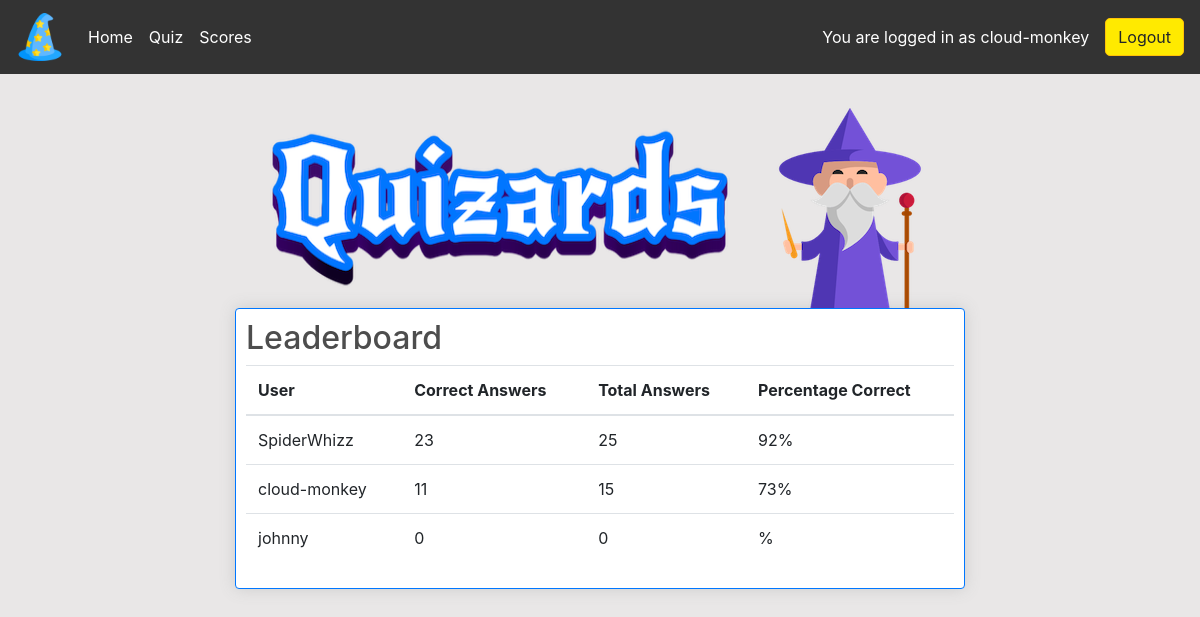
Page /scores/ (signed in) on the committed database.
### quiz/models.py (models this page shows)
class CustomUserModel(AbstractUser):
    birthdate = models.DateField(null=True, blank=True)

### quiz/views.py (the view)
# urls.py: path('scores/', ScoresPage.as_view(), name='scores'),
class ScoresPage(TemplateView):
    template_name = 'scores.html'
    def get_context_data(self, **kwargs):
        context = super().get_context_data(**kwargs)
        CustomUser = get_user_model()  # Retrieve the custom user model
        scores = CustomUser.objects.annotate(
            correct_answers=Count('useranswer', filter=F('useranswer__is_correct')),
            total_answers=Count('useranswer'),
            percentage_correct=Count('useranswer', filter=F('useranswer__is_correct')) * 100.0 / Count('useranswer')
        ).order_by('-percentage_correct')[:5]  # Get top 5 users by percentage
        context['scores'] = scores  # Add scores to context
        return context

### templates/scores.html
{% extends 'base.html' %}
{% load static %}
{% block content %}
<div class="row scores-center">
    <div class="col-lg-8">
        <div class="quiz-page-header">
            <img src="/static/images/quizards-text-logo.webp" alt="Quizards text logo">
            <img src="/static/images/quizzard-img.webp" alt="Quizard character">
        </div>
        <div class="box-element question-card mx-auto">
            <h2 class="question-title">Leaderboard</h2>
            <table class="table">
                <thead>
                    <tr>
                        <th>User</th>
                        <th>Correct Answers</th>
                        <th>Total Answers</th>
                        <th>Percentage Correct</th>
                    </tr>
                </thead>
                <tbody>
                    {% for user in scores %}
                    <tr>
                        <td>{{ user.username }}</td>
                        <td>{{ user.correct_answers }}</td>
                        <td>{{ user.total_answers }}</td>
                        <td>{{ user.percentage_correct|floatformat:0 }}%</td>
                    </tr>
                    {% empty %}
                    <tr>
                        <td colspan="4">No scores available.</td>
                    </tr>
                    {% endfor %}
                </tbody>
            </table>
        </div>
    </div>
</div>
{% endblock content %}

### templates/base.html (shortened to what this page needs)
{% url 'account_login' as login_url %}
{% url 'account_signup' as signup_url %}
{% url 'account_logout' as logout_url %}
<!DOCTYPE html>
{% load static %}
<html lang="en">
<head>
    <link rel="stylesheet" href="https://stackpath.bootstrapcdn.com/bootstrap/4.4.1/css/bootstrap.min.css"
>
    <link rel="stylesheet" type="text/css" href="{% static 'css/style.css' %}">
</head>
<body>
    <nav class="navbar navbar-expand-lg navbar-dark bg-dark">
        <a class="navbar-brand" href="/"><img class="logo-img"
                src="{% static 'images/favicon.ico' %}" alt="Quizards logo"></a>
        <div class="collapse navbar-collapse" id="navbarSupportedContent">
            <ul class="navbar-nav mr-auto">
                <li class="nav-item">
                    <a class="nav-link" href="{% url 'home' %}">Home</a>
                </li>
                <a class="nav-link" href="/quiz">Quiz</a>
                <a class="nav-link" href="/scores">Scores</a>
            </ul>
            <div class="form-inline my-2 my-lg-0">
                {% if user.is_authenticated %}
                <p class="text-end m-3 user-status">You are logged in as {{ user.username }}</p>
                <a href="{% url 'logout' %}" class="btn btn-warning">Logout</a>
                {% else %}
                <p class="text-end m-3 user-status">You are not logged in</p>
                <a href="{% url 'login' %}" class="btn btn-warning">Login/Signup</a>
                {% endif %}
            </div>
        </div>
    </nav>
    <div class="container">
        <br>
        {% block content %}
        {% endblock content %}
    </div>
</body>
</html>

### static/css/style.css (style rules this page uses)
body { background-color: hsl(0, 5%, 91%); }
h1, h2, h3, h4, h5, h6 { color: hsl(0, 0%, 30%); }
.box-element { border: solid 1px rgb(0, 119, 255); box-shadow: hsl(0, 0%, 80%) 0 0 16px; background-color: #fff; border-radius: 4px; padding: 10px; }
.bg-dark { background-color: #333333 !important; }
.nav-link { color: #FFFFFF !important; }
.col-lg-4, .col-lg-6, .col-lg-8, .col-lg-12 { margin-top: 10px; }
.btn { border-radius: 5px; }
.btn-warning { background-color: #FFEA00 !important; }
.user-status { color: #ffffff !important; }
.question-card { margin-bottom: 20px; }
.quiz-page-header { display: flex; flex-wrap: wrap; justify-content: center; width: 100%; margin: auto; }
.scores-center { display: flex; justify-content: center; }

### rows in the picture
CustomUserModel: username "cloud-monkey", correct_answers "11", total_answers "15", percentage_correct "73"
CustomUserModel: username "SpiderWhizz", correct_answers "23", total_answers "25", percentage_correct "92"
CustomUserModel: username "johnny", correct_answers "0", total_answers "0"
